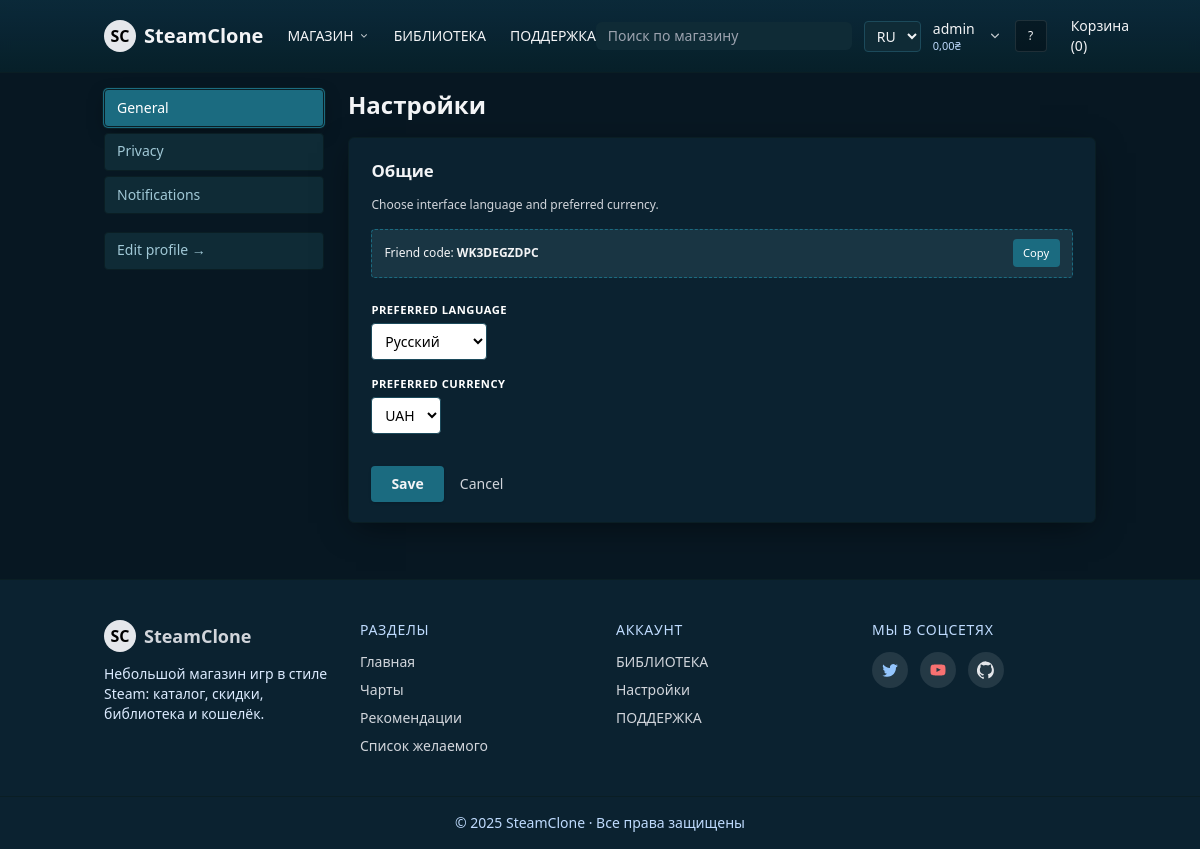
Page /settings/ (signed in) on the earlier database version.
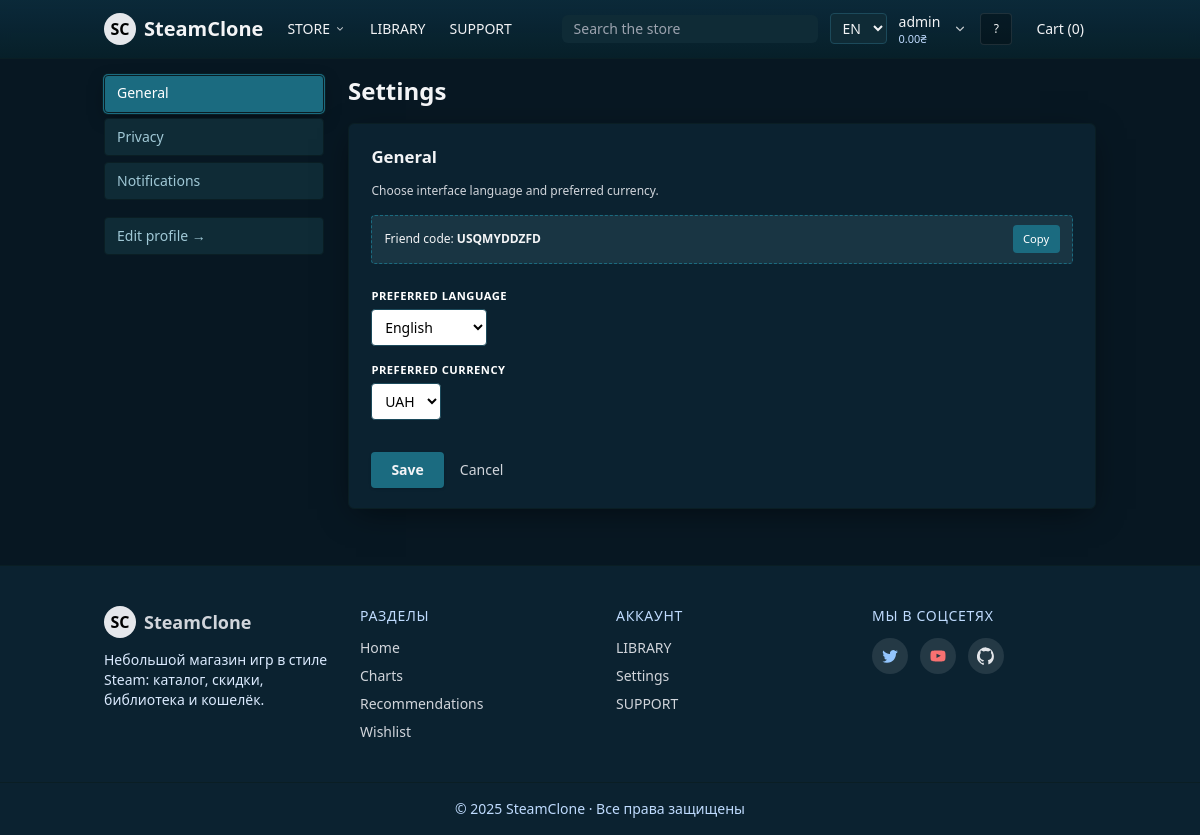
Same page on the later database version.
### store/models.py (models this page shows, shortened)
class UserProfile(models.Model):
    LANG_CHOICES = [
        ('en', 'English'),
        ('uk', 'Українська'),
        ('ru', 'Русский'),
    ]
    user = models.OneToOneField(settings.AUTH_USER_MODEL, on_delete=models.CASCADE, related_name='profile')
    preferred_language = models.CharField(max_length=5, choices=LANG_CHOICES, default='en')
    preferred_currency = models.CharField(max_length=5, choices=Game.CURRENCY_CHOICES, default='USD')
    PRIVACY_CHOICES = [
        ('public', 'Публичный'),
        ('friends', 'Только друзья'),
        ('private', 'Только владелец'),
    ]
    privacy = models.CharField(max_length=10, choices=PRIVACY_CHOICES, default='public')
    COMMENT_PRIVACY_CHOICES = [
        ('public', 'Комментировать могут все'),
        ('friends', 'Только друзья'),
        ('nobody', 'Никто, кроме меня'),
    ]
    FRIEND_REQUEST_PRIVACY_CHOICES = [
        ('public', 'Все могут отправлять заявки'),
        ('friends', 'Только друзья друзей (упрощённо — как все)'),
        ('nobody', 'Никто'),
    ]
    comment_privacy = models.CharField(max_length=10, choices=COMMENT_PRIVACY_CHOICES, default='public')
    friend_request_privacy = models.CharField(max_length=10, choices=FRIEND_REQUEST_PRIVACY_CHOICES, default='public')
    wishlist = models.ManyToManyField(Game, blank=True, related_name='wishlisted_by')
    total_spent = models.DecimalField(max_digits=10, decimal_places=2, default=Decimal('0.00'))
    balance = models.DecimalField(max_digits=12, decimal_places=2, default=Decimal('0.00'))
    steam_id = models.CharField(max_length=32, blank=True, help_text="SteamID64, если пользователь вошёл через Steam")
    steam_persona = models.CharField(max_length=200, blank=True)
    steam_avatar = models.URLField(blank=True)
    avatar = models.ImageField(upload_to='profiles/avatars/', null=True, blank=True)
    bio = models.TextField(blank=True, help_text="Краткое описание / 'О себе'")
    last_username_change = models.DateTimeField(null=True, blank=True, help_text="Timestamp последней успешной смены имени пользователя")
    theme_color = models.CharField(max_length=20, blank=True, help_text="Цвет акцента профиля (#1b6b80 по умолчанию если пусто)")
    bg_appid = models.IntegerField(null=True, blank=True, help_text="AppID игры для фонового баннера профиля (используется header.jpg)")
    profile_bg = models.ImageField(upload_to='profiles/backgrounds/', null=True, blank=True)
    last_seen = models.DateTimeField(null=True, blank=True)
    notify_profile_comment = models.BooleanField(default=True, help_text="Внутренние уведомления о новых комментариях на моём профиле")
    notify_friend_request = models.BooleanField(default=True, help_text="Уведомления о входящих заявках в друзья")
    notify_friend_accept = models.BooleanField(default=True, help_text="Уведомления, когда мою заявку принимают")
    email_profile_comment = models.BooleanField(default=True, help_text="Присылать email о комментариях (если указан email)")
    email_friend_events = models.BooleanField(default=False, help_text="Email о запросах/подтверждениях дружбы")
    notify_price_drop = models.BooleanField(default=True, help_text="Уведомлять о снижении цены игр из списка желаемого")
    email_price_drop = models.BooleanField(default=False, help_text="Присылать email о снижении цены (если указан email)")
    friend_code = models.CharField(max_length=16, unique=True, blank=True, null=True, help_text="Публичный код для добавления в друзья (вводится на странице 'Мои друзья')")
    @staticmethod
    def generate_friend_code(length: int = 10) -> str:
        import secrets, string
        alphabet = ''.join([c for c in string.ascii_uppercase + string.digits if c not in {'O', '0', 'I', '1'}])
        return ''.join(secrets.choice(alphabet) for _ in range(length))
    def ensure_friend_code(self):
        if self.friend_code:
            return self.friend_code
        attempts = 0
        while attempts < 10:
            code = self.generate_friend_code()
            if not UserProfile.objects.filter(friend_code=code).exists():
                self.friend_code = code
                try:
                    self.save(update_fields=['friend_code'])
                except Exception:
                    attempts += 1
                    continue
                return code
            attempts += 1
    def save(self, *args, **kwargs):
        super().save(*args, **kwargs)
        if not self.friend_code:
            try:
                self.ensure_friend_code()
            except Exception:
                pass

### store/views.py (the view, shortened to what this page needs)
# urls.py: path('settings/', SettingsView.as_view(), {'section': 'general'}, name='settings_default'),
class SettingsView(LoginRequiredMixin, View):
    template_name = 'store/settings.html'
    SECTIONS: dict[str, dict[str, Any]] = {
        'general': {
            'title': _('Общие'),
            'form_class': GeneralSettingsForm,
        },
        'privacy': {
            'title': _('Приватность'),
            'form_class': PrivacySettingsForm,
        },
        'notifications': {
            'title': _('Уведомления'),
            'form_class': NotificationSettingsForm,
        },
    }
    def get_profile(self):
        prof, _ = UserProfile.objects.get_or_create(user=self.request.user)
        return prof
    def normalize_section(self, raw: str | None) -> str:
        if not raw:
            return 'general'
        raw = str(raw).lower().strip()
        return raw if raw in self.SECTIONS else 'general'
    def get(self, request, section: str = 'general'):
        section = self.normalize_section(section)
        meta = self.SECTIONS[section]
        prof = self.get_profile()
        form = meta['form_class'](instance=prof)
        return render(request, self.template_name, self._ctx(section, form))
    def _ctx(self, section: str, form):
        nav_items = [
            {'key': key, 'title': data['title'], 'url': reverse('store:settings', args=[key])}
            for key, data in self.SECTIONS.items()
        ]
        prof = self.get_profile()
        return {
            'active_section': section,
            'sections_meta': self.SECTIONS,
            'nav_items': nav_items,
            'form': form,
            'profile': prof,
            'friend_code': prof.friend_code,
        }

### store/forms.py
class GeneralSettingsForm(forms.ModelForm):
    class Meta:
        model = UserProfile
        fields = ('preferred_language', 'preferred_currency')
        widgets = {
            'preferred_language': forms.Select(attrs={'class': 'input'}),
            'preferred_currency': forms.Select(attrs={'class': 'input'}),
        }

### templates/store/settings.html (shortened to what this page needs)
{% extends 'base.html' %}
{% load i18n %}
{% block content %}
<div class="settings-layout" id="settings-root" style="--active-bg: {{ profile.theme_color|default:'#1b6b80' }}">
  <nav class="settings-nav" aria-label="{% trans 'Разделы настроек' %}">
    {% for item in nav_items %}
      <a href="{{ item.url }}" class="{% if item.key == active_section %}active{% endif %}">{{ item.title }}</a>
    {% endfor %}
    <a href="{% url 'store:profile_edit' %}" class="mt-4" style="margin-top:1.1rem">{% trans 'Редактировать профиль →' %}</a>
  </nav>
  <div>
    <h1 class="text-2xl font-semibold mb-4">{% trans 'Настройки' %}</h1>
    <div class="settings-card">
      {% if active_section == 'general' %}
        <h2>{% trans 'Общие' %}</h2>
        <p class="text-xs text-gray-300 mb-4">{% trans 'Выберите язык интерфейса и предпочитаемую валюту.' %}</p>
        <div class="friend-code-box mb-4" title="{% trans 'Публичный код для добавления в друзья' %}">
          <span>{% trans 'Код для друзей:' %} <strong>{{ friend_code }}</strong></span>
          <button type="button" class="copy-btn" data-copy="{{ friend_code }}">{% trans 'Копировать' %}</button>
        </div>
      {% elif active_section == 'privacy' %}
        <h2>{% trans 'Приватность' %}</h2>
        <p class="text-xs text-gray-300 mb-4">{% trans 'Управляйте видимостью профиля и взаимодействиями.' %}</p>
      {% elif active_section == 'notifications' %}
        <h2>{% trans 'Уведомления' %}</h2>
        <p class="text-xs text-gray-300 mb-4">{% trans 'Что показывать внутри сайта и отправлять на email.' %}</p>
      {% endif %}
      <form method="post" class="settings-form space-y-6" novalidate>
        <div class="space-y-4">
          {% for field in form.visible_fields %}
            {% if active_section == 'notifications' %}
              <label class="pref-item" for="id_{{ field.name }}">
                {{ field }}
                <span>{{ field.label }}</span>
              </label>
            {% else %}
              <label class="block" for="id_{{ field.name }}">
                <span class="lbl">{{ field.label }}</span>
                {{ field }}
              </label>
            {% endif %}
          {% endfor %}
        </div>
        <div class="pt-2 flex items-center gap-4">
          <button class="bg-[#1b6b80] hover:bg-[#155567] transition px-5 py-2 rounded text-sm font-semibold shadow" type="submit">{% trans 'Сохранить' %}</button>
          <a href="{% url 'store:profile' request.user.username %}" class="text-sm text-gray-300 hover:underline">{% trans 'Отмена' %}</a>
        </div>
      </form>
    </div>
  </div>
</div>
{% endblock %}

### templates/base.html (shortened to what the changed rows need)
{% load static i18n %}
<!doctype html>
<html lang="{{ request.LANGUAGE_CODE|default:'en' }}">
<head>
    <script src="https://cdn.tailwindcss.com"></script>
</head>
<body class="bg-[#071722] text-gray-100 font-sans min-h-screen flex flex-col">
    <header class="steam-header sticky top-0 z-50 text-gray-100 border-b border-[#0a1e24] transition-shadow">
        <div class="container mx-auto flex items-center justify-between px-4 py-3">
            <div class="flex items-center gap-6">
                <nav class="hidden lg:flex items-center gap-6 text-sm">
                    <div class="relative" id="main-menu-wrap">
                        <a id="main-menu-trigger" href="{% url 'store:home' %}"
                           class="hover:underline flex items-center gap-1 select-none"
                           aria-haspopup="true" aria-expanded="false">
                            {% trans 'МАГАЗИН' %}
                            <svg class="w-3 h-3 opacity-80" viewBox="0 0 20 20" fill="currentColor" aria-hidden="true"><path d="M5.23 7.21a.75.75 0 011.06.02L10 10.94l3.71-3.71a.75.75 0 111.06 1.06l-4.24 4.24a.75.75 0 01-1.06 0L5.21 8.29a.75.75 0 01.02-1.08z"/></svg>
                        </a>
                    </div>
                    {% if user.is_authenticated %}
                    <a href="{% url 'store:library' %}" class="hover:underline">{% trans 'БИБЛИОТЕКА' %}</a>
                    {% endif %}
                    <a href="{% url 'store:support' %}" class="hover:underline">{% trans 'ПОДДЕРЖКА' %}</a>
                </nav>
            </div>
            <div class="flex items-center gap-3">
                <div class="hidden md:block relative" id="site-search-wrap">
                    <form action="{% url 'store:game_list' %}" method="get">
                    </form>
                </div>
                {% if user.is_authenticated %}
                                <div class="relative" id="lang-switch-wrap">
                                    <select id="lang-switch" class="text-sm bg-[#0f2b36] rounded px-2 py-1 border border-[#1c4a5b]">
                                        {% get_current_language as CURRENT_LANG %}
                                        {% get_available_languages as LANGS %}
                                        {% for code,name in LANGS %}
                                            <option value="{{ code }}" {% if code == CURRENT_LANG %}selected{% endif %}>{{ code|upper }}</option>
                                        {% endfor %}
                                    </select>
                                </div>
                <div class="relative flex items-center gap-2" id="account-menu-wrap">
                    <a href="{% url 'store:profile' user.username %}" class="leading-tight group select-none">
                        <div class="text-sm font-medium group-hover:underline">{{ user.username }}</div>
                        <div class="text-[11px] text-blue-200" title="{% trans 'Баланс кошелька' %}">
                            {% with cur=user.profile.preferred_currency bal=user.profile.balance %}
                                {{ bal|floatformat:2 }}{% if cur == 'UAH' %}₴{% else %} {{ cur }}{% endif %}
                            {% endwith %}
                        </div>
                    </a>
                    <button id="account-menu-trigger" type="button" class="p-1 rounded hover:bg-[#0e3b4a]" aria-haspopup="true" aria-expanded="false" title="{% trans 'Меню аккаунта' %}">
                        <svg class="w-4 h-4 opacity-80" viewBox="0 0 20 20" fill="currentColor" aria-hidden="true"><path d="M5.23 7.21a.75.75 0 011.06.02L10 10.94l3.71-3.71a.75.75 0 111.06 1.06l-4.24 4.24a.75.75 0 01-1.06 0L5.21 8.29a.75.75 0 01.02-1.08z"/></svg>
                    </button>
                    <a href="{% url 'store:profile' user.username %}" class="block" title="{% trans 'Профиль' %}">
                        {% if user.profile.avatar %}
                        <img src="{{ user.profile.avatar.url }}" alt="avatar" class="w-8 h-8 rounded border border-white/20 object-cover" width="32" height="32" loading="lazy">
                        {% elif user.profile.steam_avatar %}
                        <img src="{{ user.profile.steam_avatar }}" alt="avatar" class="w-8 h-8 rounded border border-white/20 object-cover" width="32" height="32" loading="lazy">
                        {% else %}
                        <div class="w-8 h-8 rounded bg-black/30 border border-white/10 flex items-center justify-center text-xs">?</div>
                        {% endif %}
                    </a>
                </div>
                {% endif %}
                <a href="{% url 'store:cart' %}" class="text-sm px-3 py-1 hover:bg-[#0e3b4a] rounded">{% trans 'Корзина' %}{% if user.is_authenticated %} (<span id="cart-count">{{ user.cart_items.count }}</span>){% endif %}</a>
            </div>
        </div>
    </header>
    <main class="container mx-auto p-4 flex-1">
        {% block content %}{% endblock %}
    </main>
    <footer class="mt-10 bg-[#0b2230] border-t border-[#0a1e24] text-gray-300">
        <div class="container mx-auto px-4 py-10 grid grid-cols-1 sm:grid-cols-2 lg:grid-cols-4 gap-8">
            <div>
                <ul class="space-y-2 text-sm">
                    <li><a class="hover:text-white" href="{% url 'store:home' %}">{% trans 'Главная' %}</a></li>
                    <li><a class="hover:text-white" href="{% url 'store:charts' %}">{% trans 'Чарты' %}</a></li>
                    <li><a class="hover:text-white" href="{% url 'store:recommendations' %}">{% trans 'Рекомендации' %}</a></li>
                    <li><a class="hover:text-white" href="{% url 'store:wishlist' %}">{% trans 'Список желаемого' %}</a></li>
                </ul>
            </div>
            <div>
                <ul class="space-y-2 text-sm">
                    {% if user.is_authenticated %}
                        <li><a class="hover:text-white" href="{% url 'store:library' %}">{% trans 'БИБЛИОТЕКА' %}</a></li>
                        <li><a class="hover:text-white" href="{% url 'store:settings_default' %}">{% trans 'Настройки' %}</a></li>
                        <li><a class="hover:text-white" href="{% url 'store:support' %}">{% trans 'ПОДДЕРЖКА' %}</a></li>
                    {% else %}
                        <li><a class="hover:text-white" href="{% url 'login' %}">{% trans 'Войти' %}</a></li>
                        <li><a class="hover:text-white" href="{% url 'store:support' %}">{% trans 'ПОДДЕРЖКА' %}</a></li>
                    {% endif %}
                </ul>
            </div>
        </div>
    </footer>
</body>
</html>

Differences in the rows shown:
changed UserProfile "UAH": balance "0,00" → "0.00"; friend_code "WK3DEGZDPC" → "USQMYDDZFD"; preferred_language "Русский" → "English"
Other differences:
form field value: "RU" → "EN"
text no longer shown: "МАГАЗИН БИБЛИОТЕКА ПОДДЕРЖКА Корзина Настройки Общие Главная Чарты Рекомендации Список желаемого БИБЛИОТЕКА Настройки ПОДДЕРЖКА"
text now shown: "STORE LIBRARY SUPPORT Cart Settings General Home Charts Recommendations Wishlist LIBRARY Settings SUPPORT"
